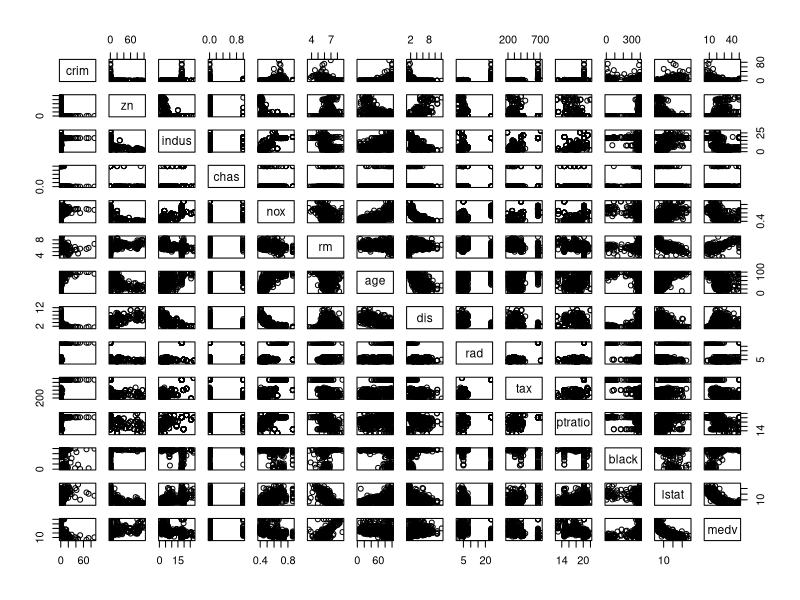
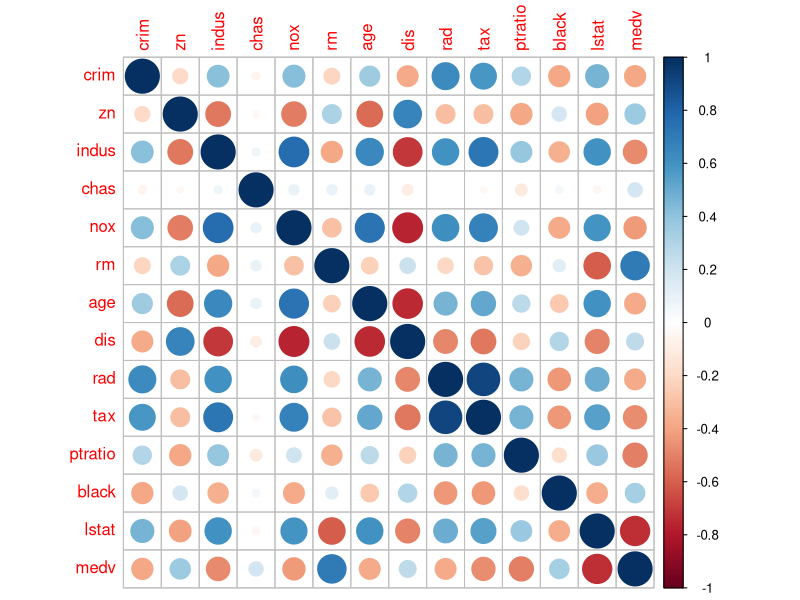
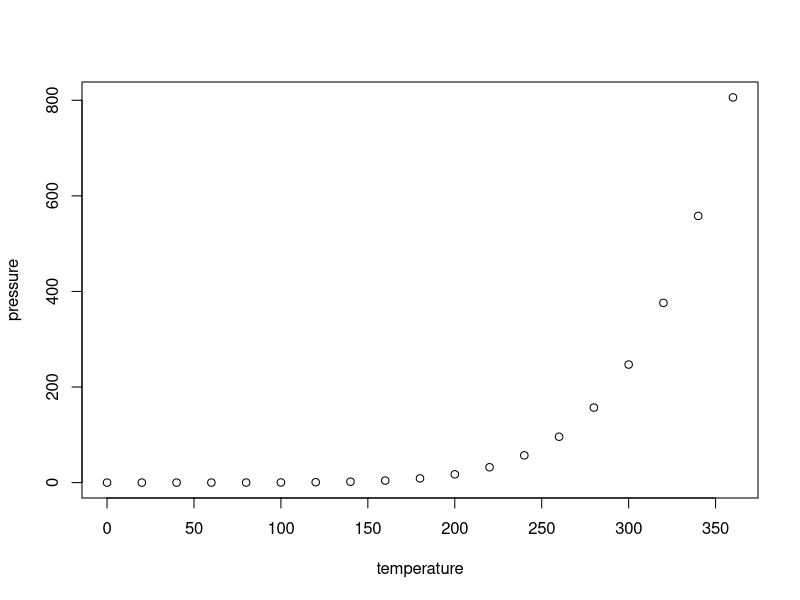

Generate these figures, in order, with R:
## ---- chunk 1
knitr::opts_chunk$set(echo = TRUE)
## ---- chunk 2
library(MASS)

# load the data
data("Boston")

# explore the dataset
str(Boston)
summary(Boston)
dim(Boston)
## ---- chunk 3
pairplot <- pairs(Boston)
pairplot
## ---- chunk 4
cor_matrix <- cor(Boston) 
cor_matrix <- round(cor_matrix, digits = 2)

# rounded correlation matrix
cor_matrix

# visualize the correlation matrix
library(corrplot)
corrplot(cor_matrix, method="circle")

## ---- chunk 5
boston_scaled <- scale(Boston)
summary(boston_scaled)
summary(Boston)
# change into a data frame for future use
class(boston_scaled)
boston_scaled <- as.data.frame(boston_scaled)

## ---- chunk 6

summary(boston_scaled$crim)

# creating a quantile vector
bins <- quantile(boston_scaled$crim)
bins

# next a categorical variable
labelsadd <- c("low", "med_low", "med_high", "high")
crime <- cut(boston_scaled$crim, breaks = bins, include.lowest = TRUE, labels = labelsadd)
# how does it look like?
table(crime)

# Replacing the old crim with the new catergorical crim
boston_scaled <- dplyr::select(boston_scaled, -crim)
boston_scaled <- data.frame(boston_scaled, crime)


## ---- chunk 7
# number of rows
nrow(boston_scaled)
n <- 506

# randomly select 80% of the rows
ind <- sample(n,  size = n * 0.8)

# create the train set
train <- boston_scaled[ind,]

# and the test set
test <- boston_scaled[-ind,]

# correct classes from the test data 
correct_classes <- test$crime

# remove the crime variable from test data
test <- dplyr::select(test, -crime)

## ---- chunk 8
plot(pressure)
